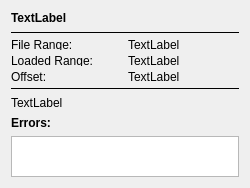
<?xml version="1.0" encoding="UTF-8"?>
<ui version="4.0">
 <class>FileItemWidget</class>
 <widget class="QWidget" name="FileItemWidget">
  <property name="geometry">
   <rect>
    <x>0</x>
    <y>0</y>
    <width>250</width>
    <height>188</height>
   </rect>
  </property>
  <property name="minimumSize">
   <size>
    <width>200</width>
    <height>50</height>
   </size>
  </property>
  <layout class="QVBoxLayout" name="verticalLayout">
   <item>
    <widget class="QLabel" name="label_name">
     <property name="font">
      <font>
       <bold>true</bold>
      </font>
     </property>
     <property name="text">
      <string>TextLabel</string>
     </property>
    </widget>
   </item>
   <item>
    <widget class="Line" name="line">
     <property name="frameShadow">
      <enum>QFrame::Plain</enum>
     </property>
     <property name="orientation">
      <enum>Qt::Horizontal</enum>
     </property>
    </widget>
   </item>
   <item>
    <layout class="QGridLayout" name="gridLayout_2">
     <item row="1" column="1">
      <widget class="QLabel" name="label_loadedRange">
       <property name="text">
        <string>TextLabel</string>
       </property>
      </widget>
     </item>
     <item row="0" column="1">
      <widget class="QLabel" name="label_fileRange">
       <property name="text">
        <string>TextLabel</string>
       </property>
      </widget>
     </item>
     <item row="1" column="0">
      <widget class="QLabel" name="label_3">
       <property name="text">
        <string>Loaded Range:</string>
       </property>
      </widget>
     </item>
     <item row="0" column="0">
      <widget class="QLabel" name="label_2">
       <property name="text">
        <string>File Range:</string>
       </property>
      </widget>
     </item>
     <item row="2" column="0">
      <widget class="QLabel" name="label">
       <property name="text">
        <string>Offset:</string>
       </property>
      </widget>
     </item>
     <item row="2" column="1">
      <widget class="QLabel" name="label_offset">
       <property name="text">
        <string>TextLabel</string>
       </property>
      </widget>
     </item>
    </layout>
   </item>
   <item>
    <widget class="Line" name="line_errors">
     <property name="frameShadow">
      <enum>QFrame::Plain</enum>
     </property>
     <property name="orientation">
      <enum>Qt::Horizontal</enum>
     </property>
    </widget>
   </item>
   <item>
    <widget class="QLabel" name="label_path">
     <property name="text">
      <string>TextLabel</string>
     </property>
    </widget>
   </item>
   <item>
    <widget class="QLabel" name="label_errors">
     <property name="font">
      <font>
       <bold>true</bold>
      </font>
     </property>
     <property name="text">
      <string>Errors:</string>
     </property>
    </widget>
   </item>
   <item>
    <widget class="QPlainTextEdit" name="plainTextEdit_errors"/>
   </item>
  </layout>
 </widget>
 <resources/>
 <connections/>
</ui>
